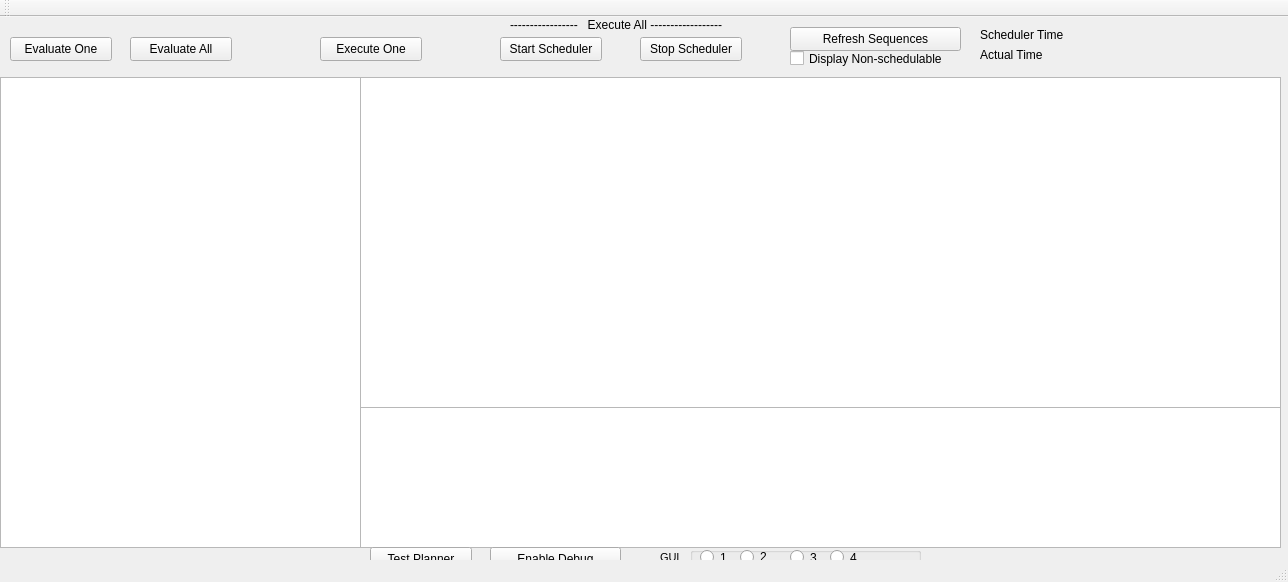
<?xml version="1.0" encoding="UTF-8"?>
<ui version="4.0">
 <class>MainWindow</class>
 <widget class="QMainWindow" name="MainWindow">
  <property name="geometry">
   <rect>
    <x>0</x>
    <y>0</y>
    <width>1288</width>
    <height>582</height>
   </rect>
  </property>
  <property name="windowTitle">
   <string>Care-O-Bot Scheduler</string>
  </property>
  <widget class="QWidget" name="centralWidget">
   <widget class="QTableWidget" name="sequenceTableWidget">
    <property name="geometry">
     <rect>
      <x>0</x>
      <y>60</y>
      <width>361</width>
      <height>471</height>
     </rect>
    </property>
    <property name="sizePolicy">
     <sizepolicy hsizetype="Expanding" vsizetype="Expanding">
      <horstretch>0</horstretch>
      <verstretch>0</verstretch>
     </sizepolicy>
    </property>
    <property name="editTriggers">
     <set>QAbstractItemView::NoEditTriggers</set>
    </property>
    <property name="dragDropOverwriteMode">
     <bool>false</bool>
    </property>
    <property name="alternatingRowColors">
     <bool>true</bool>
    </property>
    <property name="selectionMode">
     <enum>QAbstractItemView::SingleSelection</enum>
    </property>
    <property name="selectionBehavior">
     <enum>QAbstractItemView::SelectRows</enum>
    </property>
    <property name="horizontalScrollMode">
     <enum>QAbstractItemView::ScrollPerPixel</enum>
    </property>
   </widget>
   <widget class="QPushButton" name="evaluatePushButton">
    <property name="geometry">
     <rect>
      <x>10</x>
      <y>20</y>
      <width>102</width>
      <height>24</height>
     </rect>
    </property>
    <property name="text">
     <string>Evaluate One</string>
    </property>
   </widget>
   <widget class="QPushButton" name="evaluateAllPushButton">
    <property name="geometry">
     <rect>
      <x>130</x>
      <y>20</y>
      <width>102</width>
      <height>24</height>
     </rect>
    </property>
    <property name="text">
     <string>Evaluate All</string>
    </property>
   </widget>
   <widget class="QLabel" name="userlabel">
    <property name="geometry">
     <rect>
      <x>0</x>
      <y>530</y>
      <width>161</width>
      <height>16</height>
     </rect>
    </property>
    <property name="text">
     <string/>
    </property>
   </widget>
   <widget class="QTableWidget" name="SQLtableWidget">
    <property name="geometry">
     <rect>
      <x>360</x>
      <y>60</y>
      <width>921</width>
      <height>331</height>
     </rect>
    </property>
    <property name="autoScrollMargin">
     <number>15</number>
    </property>
    <property name="horizontalScrollMode">
     <enum>QAbstractItemView::ScrollPerPixel</enum>
    </property>
    <property name="columnCount">
     <number>0</number>
    </property>
   </widget>
   <widget class="QPushButton" name="executePushButton">
    <property name="geometry">
     <rect>
      <x>320</x>
      <y>20</y>
      <width>102</width>
      <height>24</height>
     </rect>
    </property>
    <property name="text">
     <string>Execute One</string>
    </property>
   </widget>
   <widget class="QPushButton" name="startSchedulerPushButton">
    <property name="geometry">
     <rect>
      <x>500</x>
      <y>20</y>
      <width>102</width>
      <height>24</height>
     </rect>
    </property>
    <property name="text">
     <string>Start Scheduler</string>
    </property>
   </widget>
   <widget class="QPushButton" name="stopSchedulerPushButton">
    <property name="geometry">
     <rect>
      <x>640</x>
      <y>20</y>
      <width>102</width>
      <height>24</height>
     </rect>
    </property>
    <property name="text">
     <string>Stop Scheduler</string>
    </property>
   </widget>
   <widget class="QLabel" name="label">
    <property name="geometry">
     <rect>
      <x>510</x>
      <y>0</y>
      <width>221</width>
      <height>16</height>
     </rect>
    </property>
    <property name="text">
     <string>-----------------   Execute All ------------------</string>
    </property>
   </widget>
   <widget class="QTableWidget" name="logTableWidget">
    <property name="geometry">
     <rect>
      <x>360</x>
      <y>390</y>
      <width>921</width>
      <height>141</height>
     </rect>
    </property>
    <property name="horizontalScrollMode">
     <enum>QAbstractItemView::ScrollPerPixel</enum>
    </property>
    <property name="columnCount">
     <number>0</number>
    </property>
   </widget>
   <widget class="QPushButton" name="COBTestPushButton">
    <property name="geometry">
     <rect>
      <x>790</x>
      <y>10</y>
      <width>171</width>
      <height>24</height>
     </rect>
    </property>
    <property name="text">
     <string>Refresh Sequences</string>
    </property>
   </widget>
   <widget class="QLabel" name="userlabel_2">
    <property name="geometry">
     <rect>
      <x>980</x>
      <y>10</y>
      <width>101</width>
      <height>16</height>
     </rect>
    </property>
    <property name="text">
     <string>Scheduler Time</string>
    </property>
   </widget>
   <widget class="QLabel" name="userlabel_3">
    <property name="geometry">
     <rect>
      <x>980</x>
      <y>30</y>
      <width>91</width>
      <height>16</height>
     </rect>
    </property>
    <property name="text">
     <string>Actual Time</string>
    </property>
   </widget>
   <widget class="QLabel" name="schedulerTime">
    <property name="geometry">
     <rect>
      <x>1090</x>
      <y>10</y>
      <width>101</width>
      <height>16</height>
     </rect>
    </property>
    <property name="text">
     <string/>
    </property>
   </widget>
   <widget class="QLabel" name="actualTime">
    <property name="geometry">
     <rect>
      <x>1090</x>
      <y>30</y>
      <width>101</width>
      <height>16</height>
     </rect>
    </property>
    <property name="text">
     <string/>
    </property>
   </widget>
   <widget class="QCheckBox" name="showNonSchedcheckBox">
    <property name="geometry">
     <rect>
      <x>790</x>
      <y>30</y>
      <width>171</width>
      <height>23</height>
     </rect>
    </property>
    <property name="text">
     <string>Display Non-schedulable </string>
    </property>
   </widget>
   <widget class="QPushButton" name="testPlannerPushButton">
    <property name="geometry">
     <rect>
      <x>370</x>
      <y>530</y>
      <width>102</width>
      <height>24</height>
     </rect>
    </property>
    <property name="text">
     <string>Test Planner</string>
    </property>
   </widget>
   <widget class="QPushButton" name="enableDebugPushButton">
    <property name="geometry">
     <rect>
      <x>490</x>
      <y>530</y>
      <width>131</width>
      <height>24</height>
     </rect>
    </property>
    <property name="text">
     <string>Enable Debug</string>
    </property>
    <property name="checkable">
     <bool>true</bool>
    </property>
   </widget>
   <widget class="QLabel" name="label_2">
    <property name="geometry">
     <rect>
      <x>660</x>
      <y>530</y>
      <width>31</width>
      <height>21</height>
     </rect>
    </property>
    <property name="font">
     <font>
      <pointsize>8</pointsize>
     </font>
    </property>
    <property name="text">
     <string>GUI</string>
    </property>
   </widget>
   <widget class="QGroupBox" name="GUIgroupBox">
    <property name="geometry">
     <rect>
      <x>690</x>
      <y>530</y>
      <width>231</width>
      <height>21</height>
     </rect>
    </property>
    <property name="title">
     <string/>
    </property>
    <widget class="QRadioButton" name="GUIradioButton1">
     <property name="geometry">
      <rect>
       <x>10</x>
       <y>0</y>
       <width>41</width>
       <height>21</height>
      </rect>
     </property>
     <property name="text">
      <string>1</string>
     </property>
    </widget>
    <widget class="QRadioButton" name="GUIradioButton2">
     <property name="geometry">
      <rect>
       <x>50</x>
       <y>0</y>
       <width>41</width>
       <height>20</height>
      </rect>
     </property>
     <property name="text">
      <string>2</string>
     </property>
    </widget>
    <widget class="QRadioButton" name="GUIradioButton3">
     <property name="geometry">
      <rect>
       <x>100</x>
       <y>0</y>
       <width>41</width>
       <height>21</height>
      </rect>
     </property>
     <property name="text">
      <string>3</string>
     </property>
    </widget>
    <widget class="QRadioButton" name="GUIradioButton4">
     <property name="geometry">
      <rect>
       <x>140</x>
       <y>0</y>
       <width>41</width>
       <height>21</height>
      </rect>
     </property>
     <property name="text">
      <string>4</string>
     </property>
    </widget>
   </widget>
  </widget>
  <widget class="QToolBar" name="mainToolBar">
   <attribute name="toolBarArea">
    <enum>TopToolBarArea</enum>
   </attribute>
   <attribute name="toolBarBreak">
    <bool>false</bool>
   </attribute>
  </widget>
  <widget class="QStatusBar" name="statusBar"/>
 </widget>
 <layoutdefault spacing="6" margin="11"/>
 <resources/>
 <connections/>
</ui>
